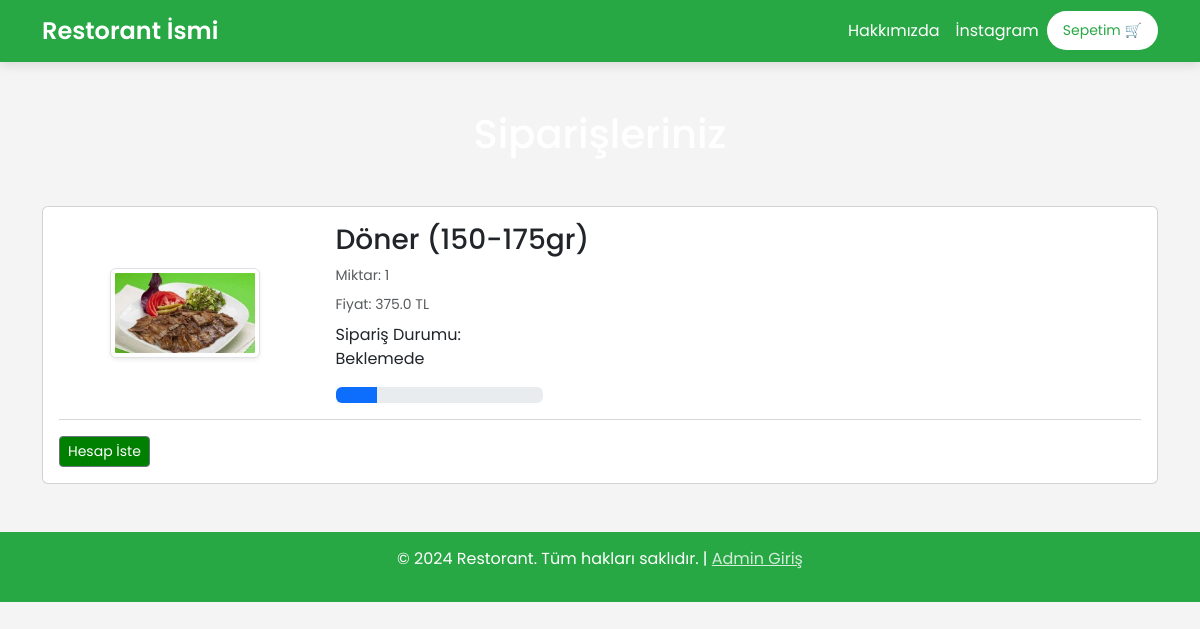
Screenshot of /orders (signed in) with the database file from the repository.
### website/models.py (models this page shows, shortened)
class Order(db.Model):
    id = db.Column(db.Integer, primary_key=True)
    quantity = db.Column(db.Integer, nullable=False)
    price = db.Column(db.Float, nullable=False)
    status = db.Column(db.String(100), nullable=True)
    Payment = db.Column(db.String(100), nullable=True)
    customer_link = db.Column(db.Integer, db.ForeignKey('customer.id'), nullable=True)
    product_link = db.Column(db.Integer, db.ForeignKey('product.id'), nullable=False)

class Product(db.Model):
    id = db.Column(db.Integer, primary_key=True)
    product_name = db.Column(db.String(100), nullable=False)
    current_price = db.Column(db.Float, nullable=False)
    previous_price = db.Column(db.Float, nullable=False)
    in_stock = db.Column(db.Integer, nullable=False)
    product_picture = db.Column(db.String(1000), nullable=False)
    flash_sale = db.Column(db.Boolean, default=False)
    date_added = db.Column(db.DateTime, default=datetime.utcnow)
    salad = db.Column(db.Boolean, default=False)
    main = db.Column(db.Boolean, default=False)
    colddrink = db.Column(db.Boolean, default=False)
    hotdrink = db.Column(db.Boolean, default=False)
    desert = db.Column(db.Boolean, default=False)
    sneak = db.Column(db.Boolean, default=False)
    Solded = db.Column(db.Integer, default=0)
    carts = db.relationship('Cart', backref=db.backref('product', lazy=True))
    orders = db.relationship('Order', backref=db.backref('product', lazy=True))

### website/views.py (the view)
@views.route('/orders', methods=['GET', 'POST'])
@login_required
def order():
    orders = Order.query.filter_by(customer_link=current_user.id).all()
    return render_template('orders.html', orders=orders)

### website/templates/orders.html (shortened to what this page needs)
{% extends 'base.html' %}
{% block body %}
<div class="container my-5">
    <div class="row">
        {% if orders %}
        <h1 class="text-center mb-5" style="color: white;">Siparişleriniz</h1>
        <div class="col-sm-13">
            <div class="card">
                <div class="card-body">
                    {% for item in orders %}
                    <div class="row">
                        <div class="col-sm-3 text-center align-self-center">
                            <img src="{{ item.product.product_picture }}" alt="" class="img-fluid img-thumbnail shadow-sm" height="150px" width="150px">
                        </div>
                        <div class="col-sm-7">
                            <h3>{{ item.product.product_name }}</h3>
                            <p class="mb-2 text-muted small">Miktar: {{ item.quantity }}</p>
                            <p class="mb-2 text-muted small">Fiyat: {{ item.price }} TL</p>
                            <div class="col-sm-4">
                                <p>Sipariş Durumu: {{ item.status }}</p>
                                {% if item.status == 'Beklemede' %}
                                <div class="progress">
                                    <div class="progress-bar" role="progressbar" style="width: 20%;"  aria-valuenow="20" aria-valuemin="0" aria-valuemax="100"></div>
                                </div>
                                {% elif item.status == 'Onaylandı' %}
                                <div class="progress">
                                    <div class="progress-bar bg-info" role="progressbar" style="width: 40%;"  aria-valuenow="40" aria-valuemin="0" aria-valuemax="100"></div>
                                </div>
                                {% elif item.status == 'Out for delivery' %}
                                <div class="progress">
                                    <div class="progress-bar bg-warning" role="progressbar" style="width: 70%;"  aria-valuenow="70" aria-valuemin="0" aria-valuemax="100"></div>
                                </div>
                                {% elif item.status == 'Servis Edildi' %}
                                <div class="progress">
                                    <div class="progress-bar bg-success" role="progressbar" style="width: 100%;"  aria-valuenow="100" aria-valuemin="0" aria-valuemax="100"></div>
                                </div>
                                {% elif item.status == 'İptal Edildi' %}
                                <div class="progress">
                                    <div class="progress-bar bg-danger" role="progressbar" style="width: 100%;"  aria-valuenow="100" aria-valuemin="0" aria-valuemax="100"></div>
                                </div>
                                {% endif %}
                            </div>
                        </div>
                    </div>
                    <hr class="text-muted">
                    {% endfor %}
                    <div class="col-sm-4">
                        <a class="btn btn-sm btn-secondary  " style="margin-right: -200px; color: rgb(255, 255, 255); background-color: green;" href="/payment">Hesap İste</a>
                    </div>
                </div>
            </div>
        </div>
        {% else %}
        <h1 class="text-center mb-5" style="color: white;">Herhangi Bir Siparişiniz Yok</h1>
        {% endif %}
    </div>
</div>
{% endblock %}

### website/templates/base.html (style rules this page uses)
body { font-family: 'Poppins', sans-serif; background-color: #f4f4f4; color: #333; margin: 0; padding: 0; }

### rows the page displays
Order: product.product_picture (picture), product.product_name "Döner (150-175gr)", quantity "1", price "375.0", status "Beklemede"
